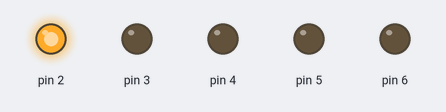
A sketch run on a simulated Arduino Uno, built with avr-gcc and run on an emulated ATmega328P. Shown: output pins drawn as LEDs (lit = HIGH).

Above: at 0.2 s.
At 1.7 s:
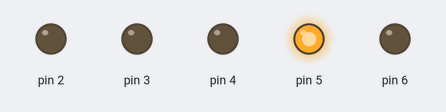
At 2.5 s:
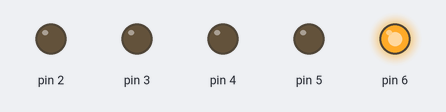
At 4.2 s:
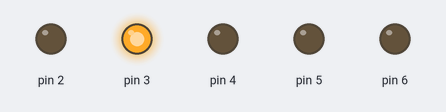
At 6.2 s:
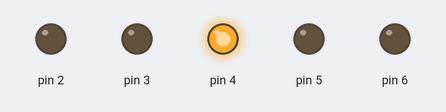
Timing chart, 0 to 6.5 s (numbered marks = the images above):
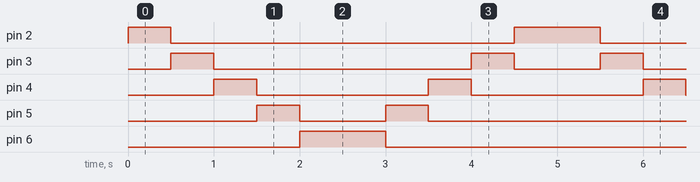

Measured:
- by itself, pin 2: repeats every 5.0 s: LOW 4.0 s, HIGH 1.0 s
- by itself, pin 3: repeats every 5.0 s: LOW 3.0 s, HIGH 0.50 s, LOW 1.0 s, HIGH 0.50 s
- by itself, pin 4: alternates HIGH for 0.50 s and LOW for 2.0 s
- by itself, pin 5: repeats every 5.0 s: LOW 1.0 s, HIGH 0.50 s, LOW 3.0 s, HIGH 0.50 s
- by itself, pin 6: alternates HIGH for 1.0 s and LOW for 4.0 s

The sketch:

APS_1_Kod.ino
```cpp
/*
 *  Yıldıray KARACA IoT1929 Kampı İçin Arduino Problem Seti 1 Çözümü.
 *  mail: yildiraykaraca@icloud.com
 *  github: https://github.com/yildiraykaraca
*/
void setup()
{
  for(int LedSirasi = 2; LedSirasi<=6; LedSirasi++) //Pin Numaralarını Baz Alarak Döngü Tanımladım.
  {
    pinMode(LedSirasi, OUTPUT); //Döngüden Gelen Pin Numaralarında Led Olduğundan Ötürü Çıkış Gösterdim.
  }
}

void loop() // Sonsuz Döngü.
{
   for(int Led_Sirasi_Sol =2; Led_Sirasi_Sol<=6; Led_Sirasi_Sol++) //Sol Led Pin Sırasını Baz Alarak Sağa Doğru Döngü Kurdum.
   {
     digitalWrite(Led_Sirasi_Sol, HIGH); //Döngüden Gelen Ledi Yak.
     delay(500); //Led Yandıktan Sonra 0.5 Saniye Bekle.
     digitalWrite(Led_Sirasi_Sol, LOW); //Döngüden Gelen Ledi Söndür.
     //delay(500); //Led Söndükten Sonra 0.5 Saniye Bekle.
   }
    for(int Led_Sirasi_Sag=6; Led_Sirasi_Sag>=2; Led_Sirasi_Sag--) //Sağ Led Pin Sırasını Baz Alarak Sola Doğru Döngü Kurdum.
     {
     digitalWrite(Led_Sirasi_Sag, HIGH); // Döngüden Gelen Ledi Yak.
     delay(500);  //Led Yandıktan Sonra 0.5 Saniye Bekle.
     digitalWrite(Led_Sirasi_Sag, LOW); //Döngüden Gelen Ledi Söndür.
   //delay(500);  //Led Söndükten Sonra 0.5 Saniye Bekle.
     }
}
```
